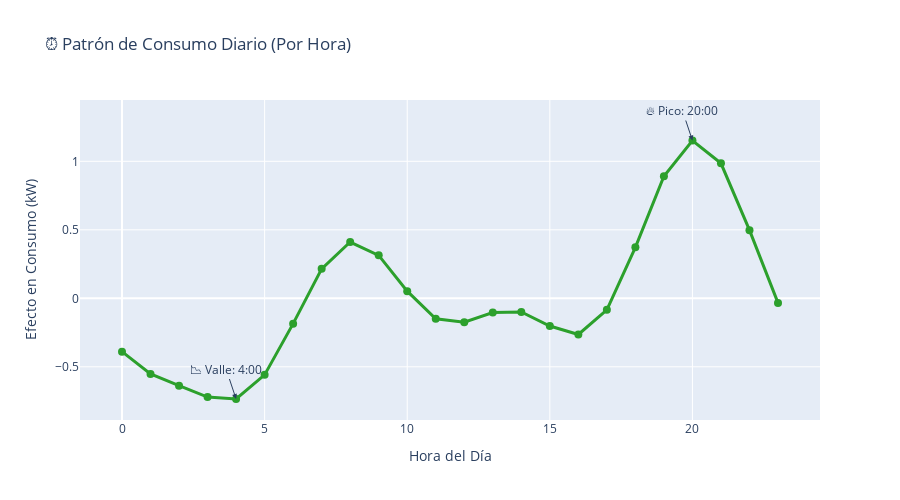

Notebook code cell kept with this figure:
### Code cell
# Extraer componente de estacionalidad diaria
daily_seasonality = forecast_prophet[['ds', 'daily']].copy()
daily_seasonality['hour'] = daily_seasonality['ds'].dt.hour

# Agrupar por hora
daily_pattern = daily_seasonality.groupby('hour')['daily'].mean()

# Visualización
fig = go.Figure()

fig.add_trace(go.Scatter(
    x=daily_pattern.index,
    y=daily_pattern.values,
    mode='lines+markers',
    line=dict(color='#2ca02c', width=3),
    marker=dict(size=8)
))

# Marcar picos y valles
peak_hour = daily_pattern.idxmax()
valley_hour = daily_pattern.idxmin()

fig.add_annotation(
    x=peak_hour, y=daily_pattern[peak_hour],
    text=f"🔥 Pico: {peak_hour}:00",
    showarrow=True, arrowhead=2
)

fig.add_annotation(
    x=valley_hour, y=daily_pattern[valley_hour],
    text=f"📉 Valle: {valley_hour}:00",
    showarrow=True, arrowhead=2
)

fig.update_layout(
    title='⏰ Patrón de Consumo Diario (Por Hora)',
    xaxis_title='Hora del Día',
    yaxis_title='Efecto en Consumo (kW)',
    height=500
)

fig.show()

print("\n📊 ANÁLISIS DIARIO")
print("=" * 50)
print(f"Hora pico: {peak_hour}:00 hrs")
print(f"Hora valle: {valley_hour}:00 hrs")
print(f"Diferencia pico-valle: {daily_pattern[peak_hour] - daily_pattern[valley_hour]:.3f} kW")

### Figure 1 — Plotly figure (JSON) as saved in the notebook; plotly's stock layout.template omitted (floating-point values rounded to 4 significant figures)
{"data": [{"line": {"color": "#2ca02c", "width": 3}, "marker": {"size": 8}, "mode": "lines+markers", "type": "scatter", "x": [0, 1, 2, 3, 4, 5, 6, 7, 8, 9, 10, 11, 12, 13, 14, 15, 16, 17, 18, 19, 20, 21, 22, 23], "y": [-0.3896, -0.5521, -0.6379, -0.7209, -0.735, -0.5589, -0.185, 0.2149, 0.4109, 0.3137, 0.05206, -0.149, -0.1741, -0.1041, -0.09938, -0.2022, -0.2642, -0.08427, 0.3725, 0.8907, 1.152, 0.9856, 0.4977, -0.03355]}], "layout": {"annotations": [{"arrowhead": 2, "showarrow": true, "text": "🔥 Pico: 20:00", "x": 20, "y": 1.152}, {"arrowhead": 2, "showarrow": true, "text": "📉 Valle: 4:00", "x": 4, "y": -0.735}], "height": 500, "title": {"text": "⏰ Patrón de Consumo Diario (Por Hora)"}, "xaxis": {"title": {"text": "Hora del Día"}}, "yaxis": {"title": {"text": "Efecto en Consumo (kW)"}}}}
